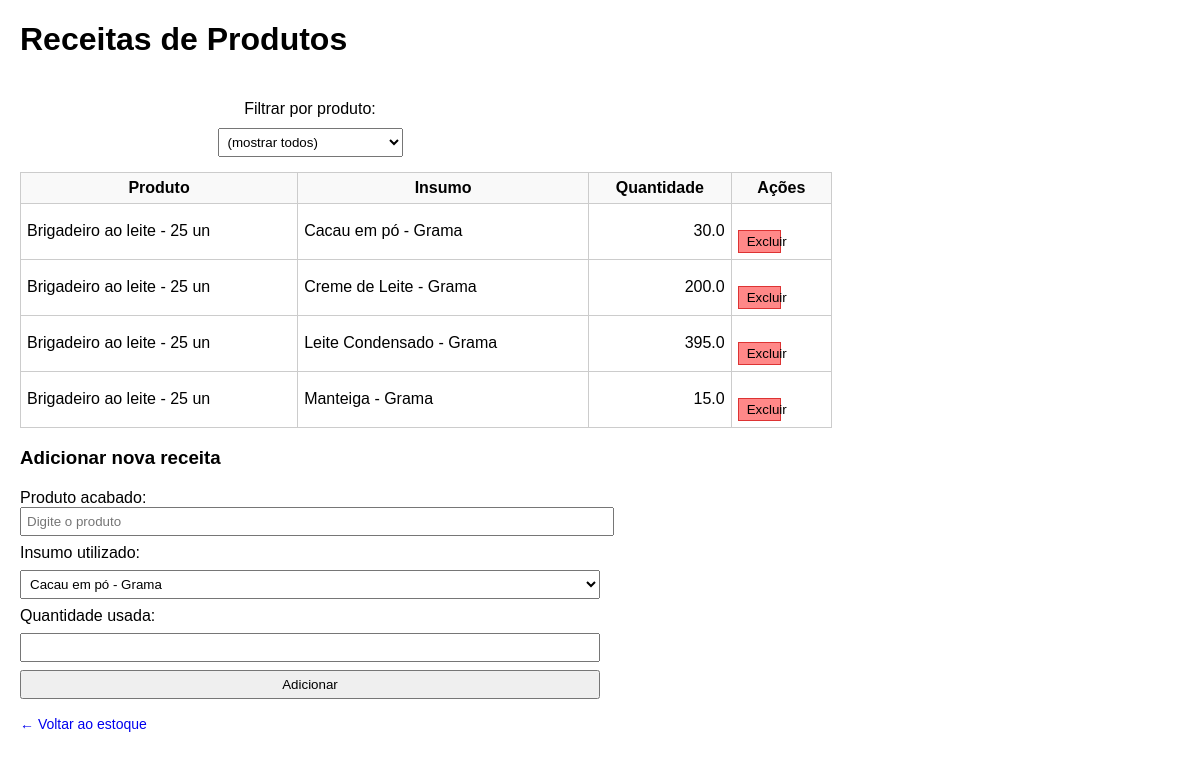
/receitas, run on the app's committed database.
### tables this page shows
CREATE TABLE receitas (
            id INTEGER PRIMARY KEY AUTOINCREMENT,
            produto TEXT NOT NULL,
            insumo TEXT NOT NULL,
            quantidade REAL NOT NULL
        );

### app.py (the view)
@app.route('/receitas')
def receitas():
    produto_filtro = request.args.get('produto', '')
    conn = sqlite3.connect('estoque.db')
    cursor = conn.cursor()
    if produto_filtro:
        cursor.execute('SELECT produto, insumo, quantidade, id FROM receitas WHERE produto=? ORDER BY produto ASC', (produto_filtro,))
    else:
        cursor.execute('SELECT produto, insumo, quantidade, id FROM receitas ORDER BY produto ASC')
    dados = cursor.fetchall()
    cursor.execute('SELECT nome FROM produtos ORDER BY nome ASC')
    insumos = [r[0] for r in cursor.fetchall()]
    cursor.execute('SELECT DISTINCT produto FROM receitas ORDER BY produto ASC')
    produtos = [r[0] for r in cursor.fetchall()]
    conn.close()
    return render_template('receitas.html',
                           receitas=dados,
                           insumos=insumos,
                           produtos=produtos,
                           produto_filtro=produto_filtro)

### Templates/receitas.html (shortened to what this page needs)
<!DOCTYPE html>
<html lang="pt-br">
<head>
</head>
<body>
    <h1>Receitas de Produtos</h1>
    <div class="filtro" style="text-align:left; margin-bottom:15px;">
        <form action="/receitas" method="get" style="display:inline-flex; align-items:center; gap:10px;">
            <label>Filtrar por produto:</label>
            <select name="produto" onchange="this.form.submit()">
                <option value="">(mostrar todos)</option>
            </select>
        </form>
    </div>
    <table>
        <tr>
            <th>Produto</th>
            <th>Insumo</th>
            <th>Quantidade</th>
            <th>Ações</th>
        </tr>
        {% for produto, insumo, qtd, id in receitas %}
        <tr>
            <td>{{ produto }}</td>
            <td>{{ insumo }}</td>
            <td class="valor">{{ qtd }}</td>
            <td class="acoes">
                <form action="/delete_receita/{{ id }}" method="get" onsubmit="return confirm('Remover esta linha?');">
                    <button class="excluir" type="submit">Excluir</button>
                </form>
            </td>
        </tr>
        {% endfor %}
    </table>
    <h3>Adicionar nova receita</h3>
    <form action="/add_receita" method="post">
        <div class="linha-produto">
            <label>Produto acabado:</label>
            <div class="select-linha">
                <input type="text" id="busca-produto" placeholder="Digite o produto" autocomplete="off" required>
            </div>
        </div>
        <label>Insumo utilizado:</label>
        <select name="insumo" required>
            {% for i in insumos %}
            <option value="{{ i }}">{{ i }}</option>
            {% endfor %}
        </select>
        <label>Quantidade usada:</label>
        <input type="number" step="0.01" name="quantidade" required>
        <button type="submit">Adicionar</button>
    </form>
    <p><a href="/">← Voltar ao estoque</a></p>
</body>
</html>

### Templates/receitas.html (style rules this page uses)
body { font-family: Arial; margin: 20px; }
table { border-collapse: collapse; width: 70%; }
th, td { border: 1px solid #ccc; padding: 6px; }
th { text-align: center; background: #f9f9f9; }
td.valor { text-align: right; }
td.acoes { text-align: center; }
form { margin-top: 20px; display: flex; flex-direction: column; gap: 8px; width: 50%; }
input, select, button { padding: 5px; }
.linha-produto { display: flex; flex-direction: column; }
.select-linha { display: flex; flex-direction: column; gap: 5px; }
.select-linha input, .select-linha select { width: 100%; }
a { text-decoration: none; font-size: 14px; }
.filtro { margin-bottom: 15px; }
button.excluir { background: #f88; border: 1px solid #d33; cursor: pointer; padding: 3px 8px; }

### data on the page
receitas: produto "Brigadeiro ao leite - 25 un", insumo "Cacau em pó - Grama", quantidade "30.0"
receitas: produto "Brigadeiro ao leite - 25 un", insumo "Creme de Leite - Grama", quantidade "200.0"
receitas: produto "Brigadeiro ao leite - 25 un", insumo "Leite Condensado - Grama", quantidade "395.0"
receitas: produto "Brigadeiro ao leite - 25 un", insumo "Manteiga - Grama", quantidade "15.0"

### other printed values
form field insumo "Cacau em pó - Grama"
